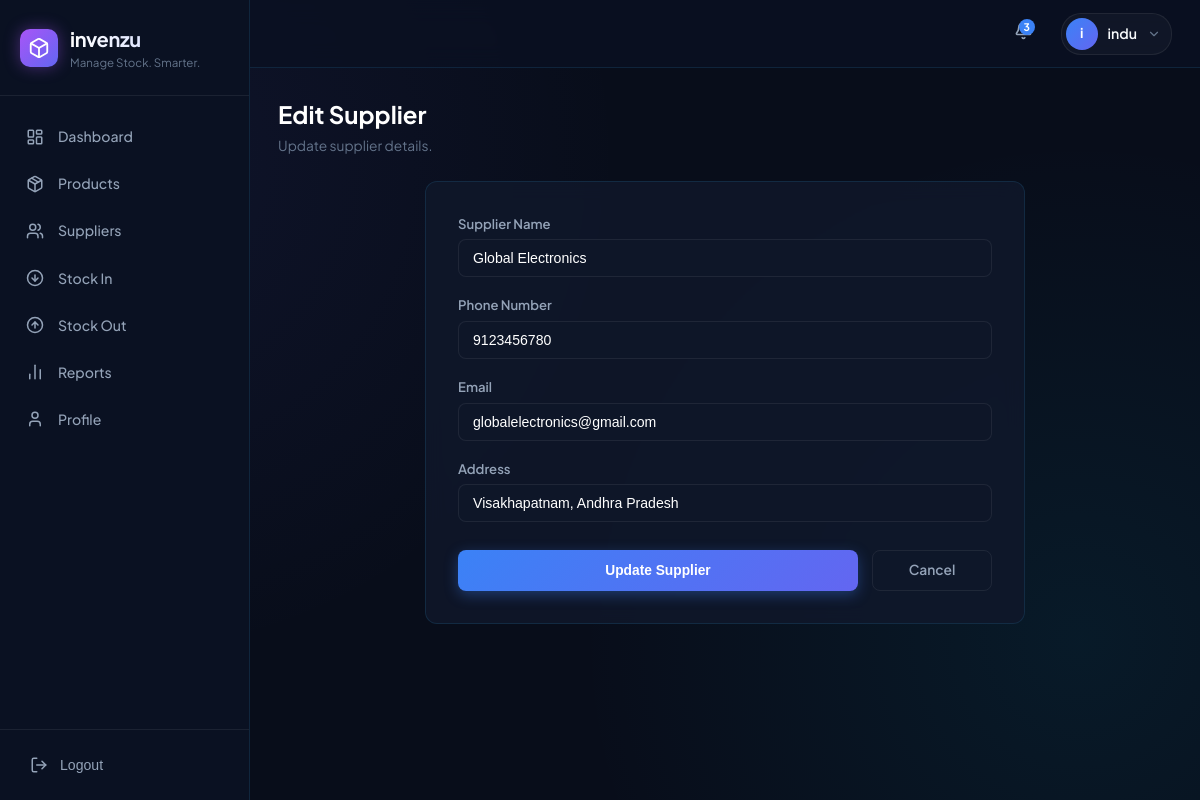
Page /suppliers/edit/2 (signed in) on the committed database.
### tables this page shows
CREATE TABLE suppliers (
            id INTEGER PRIMARY KEY AUTOINCREMENT,
            name TEXT NOT NULL,
            phone TEXT NOT NULL,
            email TEXT NOT NULL,
            address TEXT NOT NULL,
            created_at TIMESTAMP DEFAULT CURRENT_TIMESTAMP
        , user_id INTEGER);

### app.py (the view, shortened to what this page needs)
@app.route('/suppliers/edit/<int:id>', methods=['GET', 'POST'])
@login_required
def edit_supplier(id):
    db = get_db()
    supplier = db.execute(
        """
        SELECT *
        FROM suppliers
        WHERE id = ? AND user_id = ?
        """,
        (id, session['user_id'])
    ).fetchone()
    if not supplier:
        db.close()
        return render_template(
            '404.html'
        ), 404
    db.close()
    return render_template(
        'edit_supplier.html',
        supplier=supplier
    )

### app.py (called while the page is built)
def get_db():
    conn = sqlite3.connect(DB_PATH)
    conn.row_factory = sqlite3.Row
    return conn

def login_required(f):
    @wraps(f)
    def decorated_function(*args, **kwargs):
        if 'user_id' not in session:
            return redirect(url_for('login'))
        return f(*args, **kwargs)
    return decorated_function

@app.context_processor
def inject_user():
    db = get_db()
    low_stock_notifications = db.execute("""
        SELECT id, name, quantity
        FROM products
        WHERE user_id = ?
        AND quantity <= 5
        ORDER BY quantity ASC, name ASC
    """, (session.get('user_id', 0),)).fetchall()
    db.close()
    return {
         'current_user': session.get('username'),
         'current_user_name': session.get('username'),
         'current_user_email': session.get('email'),
         'unread_notifications': len(low_stock_notifications),
         'low_stock_notifications': low_stock_notifications
        }

### templates/edit_supplier.html (shortened to what this page needs)
{% extends "base.html" %}
{% block content %}
<div class="page-header">
  <div>
    <h1>Edit Supplier</h1>
    <p>Update supplier details.</p>
  </div>
</div>
<div
  class="card"
  style="max-width: 600px; margin: 0 auto; padding: 32px;"
>
  <form
    method="POST"
    action="{{ url_for('edit_supplier', id=supplier.id) }}"
  >
    <div class="form-group">
      <label class="form-label">
        Supplier Name
      </label>
      <input
        type="text"
        name="name"
        class="form-control"
        value="{{ supplier.name }}"
        placeholder="Enter supplier name"
        required
      >
    </div>
    <div class="form-group">
      <label class="form-label">
        Phone Number
      </label>
      <input
        type="text"
        name="phone"
        class="form-control"
        value="{{ supplier.phone }}"
        placeholder="Enter phone number"
        required
      >
    </div>
    <div class="form-group">
      <label class="form-label">
        Email
      </label>
      <input
        type="email"
        name="email"
        class="form-control"
        value="{{ supplier.email }}"
        placeholder="Enter email"
        required
      >
    </div>
    <div class="form-group">
      <label class="form-label">
        Address
      </label>
      <input
        type="text"
        name="address"
        class="form-control"
        value="{{ supplier.address }}"
        placeholder="Enter address"
        required
      >
    </div>
    <div
      style="
        display: flex;
        gap: 14px;
        margin-top: 28px;
      "
    >
      <button
        type="submit"
        class="btn btn-primary"
        style="flex: 1; padding: 12px;"
      >
        Update Supplier
      </button>
      <a
        href="{{ url_for('suppliers') }}"
        class="btn btn-outline"
        style="min-width: 120px; text-align: center;"
      >
        Cancel
      </a>
    </div>
  </form>
</div>
{% endblock %}

### static/css/style.css (style rules this page uses)
:root { --bg-main: #080d1a; --bg-card: rgba(16, 24, 43, 0.85); --bg-card-hover: rgba(22, 33, 58, 0.95); --bg-sidebar: #0a1122; --border-color: rgba(56, 189, 248, 0.12); --border-subtle: rgba(255, 255, 255, 0.07); --text-primary: #f8fafc; --text-secondary: #94a3b8; --text-muted: #64748b; --accent-cyan: #06b6d4; --accent-purple: #8b5cf6; --accent-blue: #3b82f6; --accent-green: #10b981; --accent-yellow: #f59e0b; --accent-red: #ef4444; --font-family: 'Plus Jakarta Sans', system-ui, -apple-system, sans-serif; }
* { margin: 0; padding: 0; box-sizing: border-box; }
body { font-family: var(--font-family); background-color: var(--bg-main); color: var(--text-primary); min-height: 100vh; line-height: 1.5; background-image: radial-gradient(circle at 10% 20%, rgba(99, 102, 241, 0.08) 0%, transparent 40%), radial-gradient(circle at 90% 80%, rgba(6, 182, 212, 0.08) 0%, transparent 40%); background-attachment: fixed; }
.page-header { display: flex; align-items: center; justify-content: space-between; margin-bottom: 24px; }
.page-header h1 { font-size: 1.5rem; font-weight: 700; color: #fff; }
.page-header p { font-size: 0.86rem; color: var(--text-muted); margin-top: 4px; }
.btn { display: inline-flex; align-items: center; justify-content: center; gap: 8px; padding: 9px 18px; border-radius: 8px; font-size: 0.86rem; font-weight: 600; text-decoration: none; cursor: pointer; border: none; transition: all 0.2s ease; }
.btn-primary { background: linear-gradient(135deg, #3b82f6 0%, #6366f1 100%); color: #fff; box-shadow: 0 4px 14px rgba(59, 130, 246, 0.35); }
.btn-outline { background: transparent; border: 1px solid var(--border-subtle); color: var(--text-secondary); }
.card { background: var(--bg-card); border: 1px solid var(--border-color); border-radius: 12px; padding: 22px; backdrop-filter: blur(10px); }
.form-group { margin-bottom: 18px; }
.form-label { display: block; font-size: 0.82rem; font-weight: 600; color: var(--text-secondary); margin-bottom: 6px; }
.form-control { width: 100%; padding: 10px 14px; background: rgba(15, 23, 42, 0.9); border: 1px solid var(--border-subtle); border-radius: 8px; color: #fff; font-size: 0.88rem; outline: none; transition: border-color 0.2s; }

### rows in the picture
suppliers: name "Global Electronics", phone "9123456780", email "globalelectronics@gmail.com", address "Visakhapatnam, Andhra Pradesh"

### other values in the picture
{{ unread_notifications }} "3"
{{ current_user_name[0] if current_user_name else 'I' }} "i"
{{ current_user_name }} "indu"
